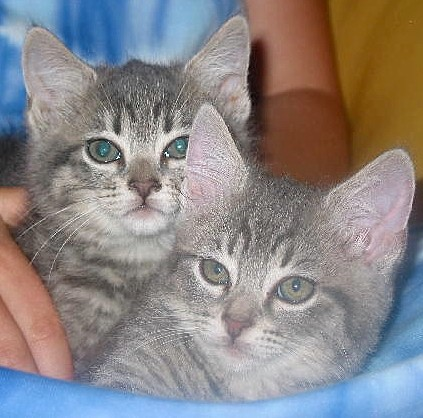
#> input picture CATS_DOGS/test/CAT/10021.jpg, 423 x 418 px, given in place of the camera
$ jupyter execute OBJECT_TRACKING.ipynb   (text cells are left out)
#> lines starting #> are read from the running program, lines starting #| are printed output that depends on the picture; after the words box and inside, x2 and y2 are one past the last pixel; in counts of white or black regions, pixels touching at a corner belong together
[cell 1]
import numpy as np
import cv2

[cell 2]
corner_track_params = dict(maxCorners = 10,qualityLevel = 0.3,minDistance = 7,blockSize = 7)

[cell 3]
lk_params = dict(winSize=(200,200),maxLevel=2,criteria=(cv2.TERM_CRITERIA_EPS | cv2.TERM_CRITERIA_COUNT,10,0.03))

[cell 4]
# using lucas-kanade function
cap = cv2.VideoCapture(0)

ret,prev_frame = cap.read()
#> prev_frame is the input picture: shape (418, 423, 3); mean B, G, R 134.4, 134.2, 138.9

prev_gray = cv2.cvtColor(prev_frame,cv2.COLOR_BGR2GRAY)
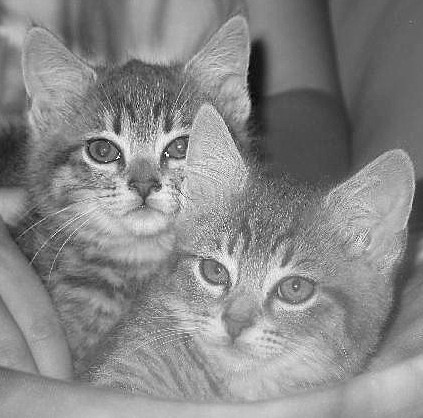
#> prev_gray: shape (418, 423); min 1, max 255, mean 135.6

prevPts = cv2.goodFeaturesToTrack(prev_gray,mask=None,**corner_track_params)
#> prevPts = [[165, 153], [120, 155], [223, 228], [178, 145], [183, 156], [186, 137], [118, 132], [295, 288], [166, 130]]

mask = np.zeros_like(prev_frame)

while True:

    ret,frame = cap.read()

    frame_gray = cv2.cvtColor(frame,cv2.COLOR_BGR2GRAY)

    nextPts,status,err = cv2.calcOpticalFlowPyrLK(prev_gray,frame_gray,prevPts,None,**lk_params)
#> nextPts has the same summary as prevPts; status = [1, 1, 1, 1, 1, 1, 1, 1, 1]; err = [0, 0, 0, 0, 0, 0, 0, 0, 0]

    good_new = nextPts[status==1]
#> good_new has the same summary as prevPts
    good_prev = prevPts[status==1]
#> good_prev has the same summary as prevPts

    for i, (new,prev) in enumerate(zip(good_new,good_prev)):

        x_new , y_new = new.ravel()
        x_prev , y_prev = prev.ravel()

        mask = cv2.line(mask,(x_new,y_new),(x_prev,y_prev),(0,255,0),3)

        frame = cv2.circle(frame,(x_new,y_new),8,(0,0,255),-1)
#> this loop made 9 passes
#> (x_new, y_new, x_prev, y_prev) on passes 1 to 9: (165, 153, 165, 153), (120, 155, 120, 155), (223, 228, 223, 228), (178, 145, 178, 145), (183, 156, 183, 156), (186, 137, 186, 137), (118, 132, 118, 132), (295, 288, 295, 288), (166, 130, 166, 130)
#> pass 1, `frame = cv2.circle(frame,(x_new,y_new),8,(0,0,255),-1)`:
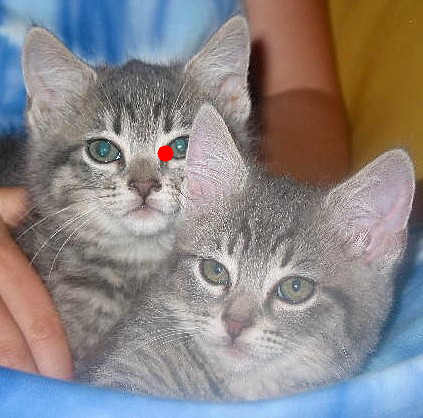
#> frame: shape (418, 423, 3); 0.11% of pixels changed, all inside (x1, y1, x2, y2) = (157, 145, 174, 162)
#> pass 2, `frame = cv2.circle(frame,(x_new,y_new),8,(0,0,255),-1)`:
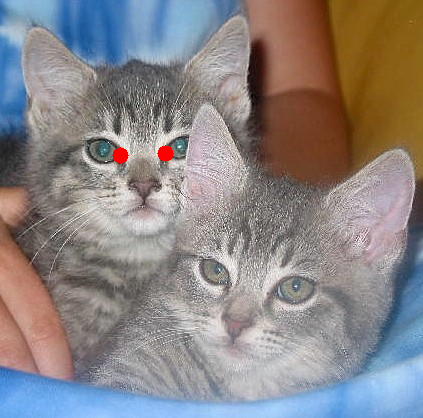
#> frame: shape (418, 423, 3); 0.11% of pixels changed, all inside (x1, y1, x2, y2) = (112, 147, 129, 164)
#> after the loop:
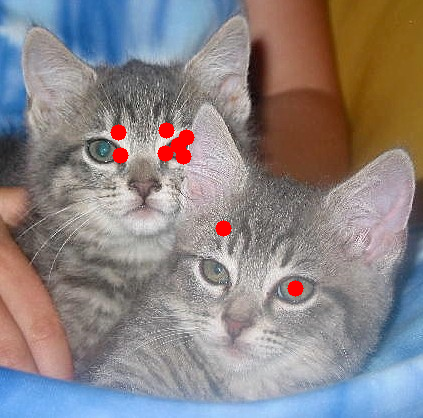
#> frame: shape (418, 423, 3); 0.74% of pixels changed, all inside (x1, y1, x2, y2) = (110, 122, 304, 297)
#> after the loop:
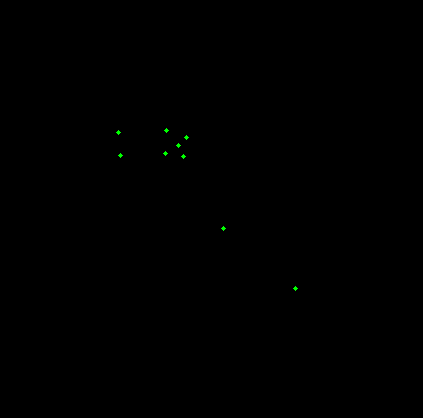
#> mask: shape (418, 423, 3); mean of channels 0, 1, 2 0, 0.2, 0; drawn as B, G, R

    img = cv2.add(frame,mask)
    cv2.imshow('tacking',img)

    k = cv2.waitKey(30) & 0xFF
#> (key Esc is pressed here)
    if k == 27:
        break

    prev_gray = frame_gray.copy()
    prevPts = good_new.reshape(-1,1,2)

cv2.destroyAllWindows()
cap.release()

[cell 5]
import cv2
import numpy as np

# Capture the frame
cap = cv2.VideoCapture(0)
ret, frame1 = cap.read()

# Get gray scale image of first frame and make a mask in HSV color
prvsImg = cv2.cvtColor(frame1,cv2.COLOR_BGR2GRAY)

hsv_mask = np.zeros_like(frame1)
hsv_mask[:,:,1] = 255

while True:
    ret, frame2 = cap.read()
    nextImg = cv2.cvtColor(frame2,cv2.COLOR_BGR2GRAY)

    # Check out the markdown text above for a break down of these paramters, most of these are just suggested defaults
    flow = cv2.calcOpticalFlowFarneback(prvsImg,nextImg, None, 0.5, 3, 15, 3, 5, 1.2, 0)


    # Color the channels based on the angle of travel
    # Pay close attention to your video, the path of the direction of flow will determine color!
    mag, ang = cv2.cartToPolar(flow[:,:,0], flow[:,:,1],angleInDegrees=True)
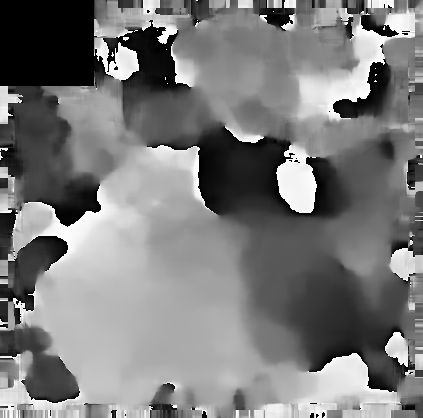
#> ang: shape (418, 423) float32; min 0, max 360, mean 173.9; drawn with min black and max white
    hsv_mask[:,:,0] = ang/2
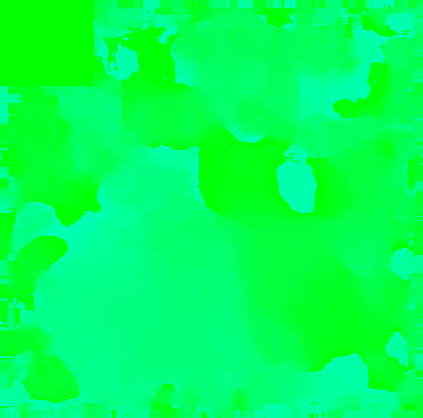
#> hsv_mask: shape (418, 423, 3); mean of channels 0, 1, 2 86.5, 255, 0; drawn as B, G, R
    hsv_mask[:,:,2] = cv2.normalize(mag,None,0,255,cv2.NORM_MINMAX)
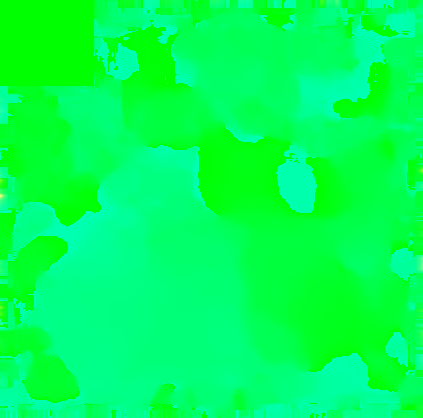
#> hsv_mask: shape (418, 423, 3); 2.7% of pixels changed, all inside (x1, y1, x2, y2) = (0, 0, 423, 418); drawn as B, G, R

    # Convert back to BGR to show with imshow from cv
    bgr = cv2.cvtColor(hsv_mask,cv2.COLOR_HSV2BGR)
    cv2.imshow('frame2',bgr)

    k = cv2.waitKey(30) & 0xff
#> (key Esc is pressed here)
    if k == 27:
        break

    # Set the Previous image as the next iamge for the loop
    prvsImg = nextImg


cap.release()
cv2.destroyAllWindows()

$ run again, on CATS_DOGS/test/CAT/10105.jpg
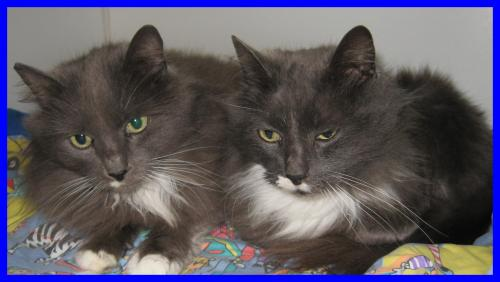
#> input picture CATS_DOGS/test/CAT/10105.jpg, 500 x 282 px, given in place of the camera
#> prev_frame is the input picture: shape (282, 500, 3); mean B, G, R 99.7, 86.4, 91.4
#> prevPts = [[490, 9], [490, 272], [9, 9], [279, 179], [43, 241], [407, 266], [9, 272], [61, 250], [53, 254], [70, 244]]
#> nextPts has the same summary as prevPts; status = [1, 1, 1, 1, 1, 1, 1, 1, 1, 1]; err = [0, 0, 0, 0, 0, 0, 0, 0, 0, 0]
#> good_new has the same summary as prevPts
#> good_prev has the same summary as prevPts
#> the loop `for i, (new,prev) in enumerate(zip(good_new,good_prev)): ` made 10 passes
#> (x_new, y_new, x_prev, y_prev) on passes 1 to 8: (490, 9, 490, 9), (490, 272, 490, 272), (9, 9, 9, 9), (279, 179, 279, 179), (43, 241, 43, 241), (407, 266, 407, 266), (9, 272, 9, 272), (61, 250, 61, 250)
#> after the loop `for i, (new,prev) in enumerate(zip(good_new,good_prev)):`:
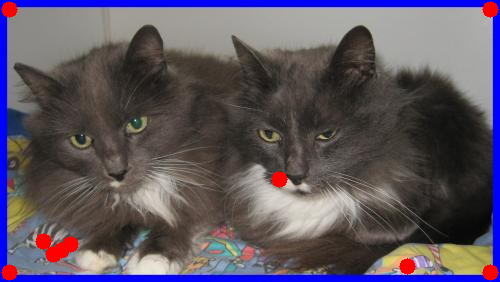
#> frame: shape (282, 500, 3); mean B, G, R 97.6, 84.9, 93.3
#> `hsv_mask[:,:,0] = ang/2`:
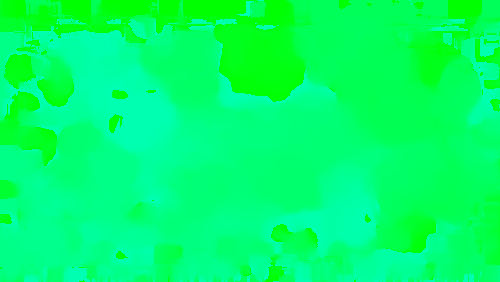
#> hsv_mask: shape (282, 500, 3); mean of channels 0, 1, 2 106.2, 255, 0; drawn as B, G, R
